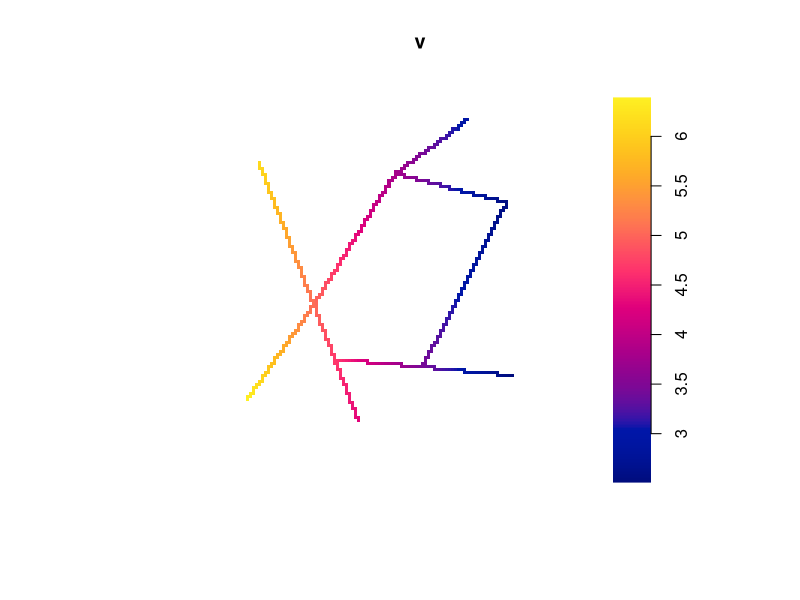

The R script that drew this image:
library(spatstat)


### Name: predict.lppm
### Title: Predict Point Process Model on Linear Network
### Aliases: predict.lppm
### Keywords: spatial models

### ** Examples

  X <- runiflpp(12, simplenet)
  fit <- lppm(X ~ x)
  v <- predict(fit, type="trend")
  plot(v)
